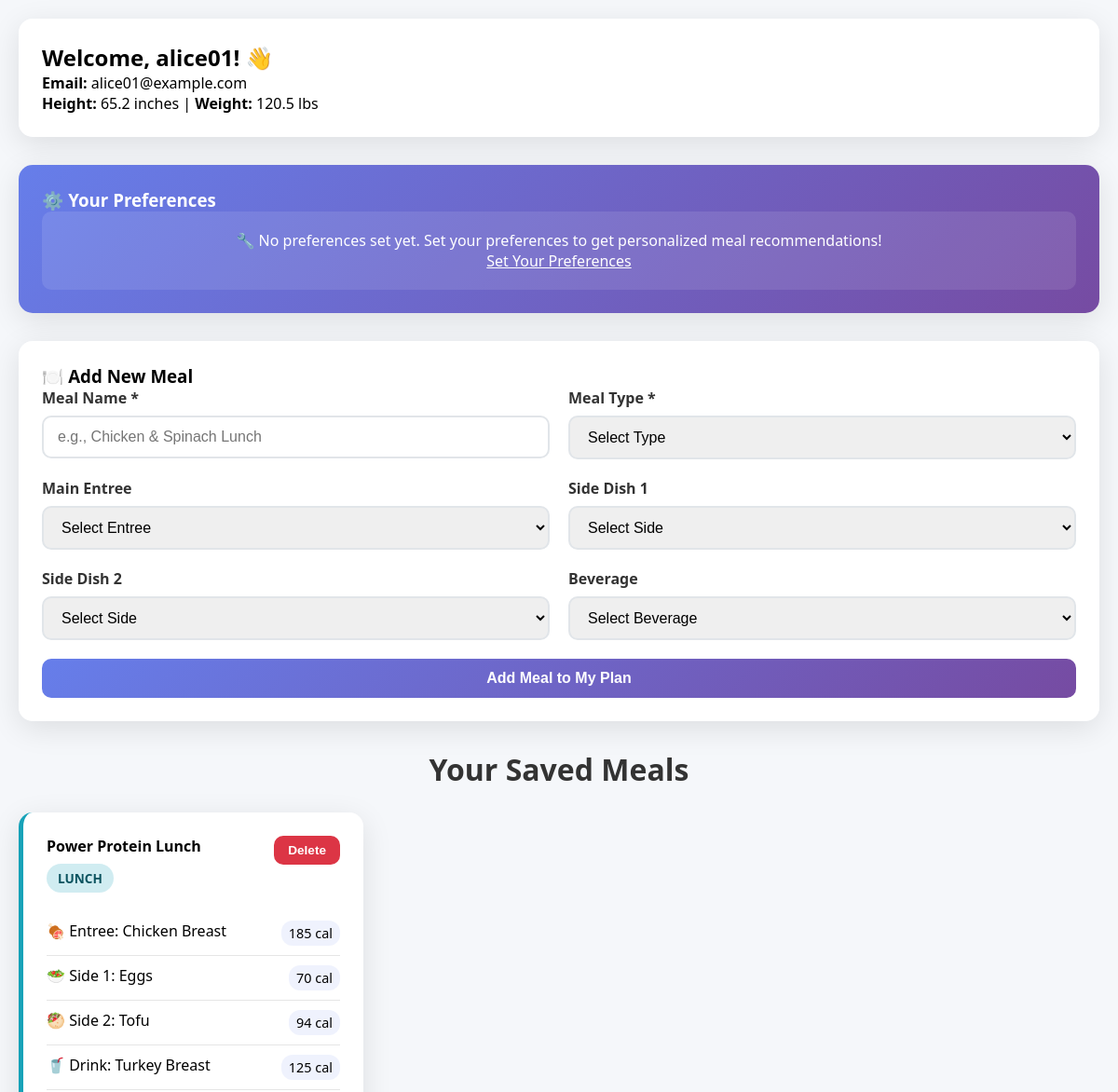
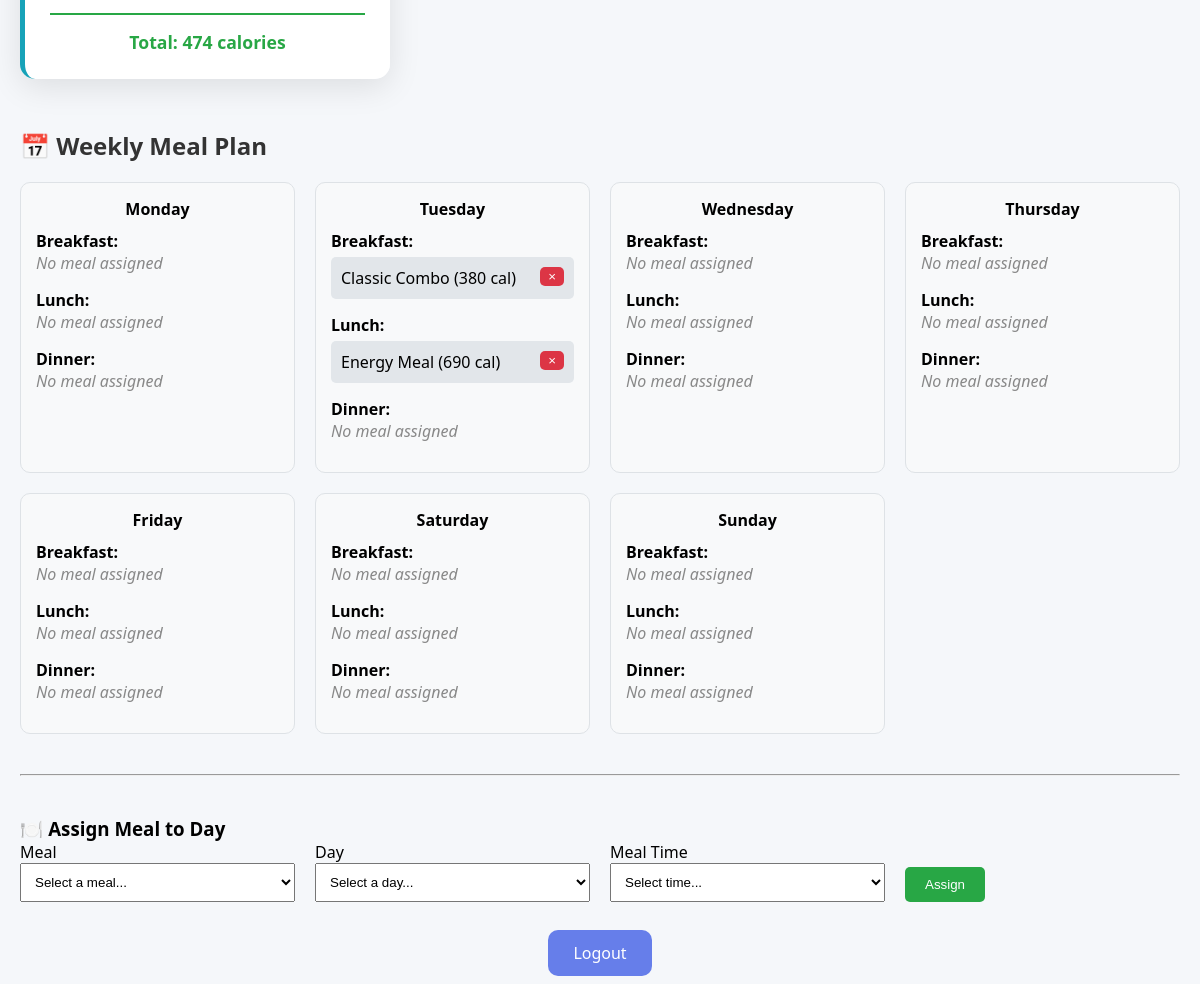
The app's page /pages/mealplanner.php (signed in) with its own data (2 pictures, top to bottom).
### tables this page shows
CREATE TABLE UserMeals ( 
  id INT PRIMARY KEY AUTO_INCREMENT,  

  userID INT NOT NULL,  
  mealName VARCHAR(50),  
  mealType ENUM('breakfast', 'lunch', 'dinner') NOT NULL,  
  planDate DATE,
  created_at DATETIME DEFAULT CURRENT_TIMESTAMP,

  entreeID INT DEFAULT NULL,  
  side1ID INT DEFAULT NULL,  
  side2ID INT DEFAULT NULL,  
  drinkID INT DEFAULT NULL,  

  FOREIGN KEY (userID) REFERENCES Users(userID) ON DELETE CASCADE,  
  FOREIGN KEY (entreeID) REFERENCES Foods(id) ON DELETE SET NULL,  
  FOREIGN KEY (side1ID) REFERENCES Foods(id) ON DELETE SET NULL,  
  FOREIGN KEY (side2ID) REFERENCES Foods(id) ON DELETE SET NULL,  
  FOREIGN KEY (drinkID) REFERENCES Foods(id) ON DELETE SET NULL
);

CREATE TABLE WeeklyPlan (
    id INT PRIMARY KEY AUTO_INCREMENT,
    userID INT NOT NULL,
    meal_id INT NOT NULL,
    day_of_week ENUM('Monday', 'Tuesday', 'Wednesday', 'Thursday', 'Friday', 'Saturday', 'Sunday') NOT NULL,
    meal_type ENUM('breakfast', 'lunch', 'dinner') NOT NULL,
    created_at DATETIME DEFAULT CURRENT_TIMESTAMP,
    
    FOREIGN KEY (userID) REFERENCES Users(userID) ON DELETE CASCADE,
    FOREIGN KEY (meal_id) REFERENCES UserMeals(id) ON DELETE CASCADE,
    
     
    UNIQUE KEY unique_user_day_meal (userID, day_of_week, meal_type),
    
    INDEX idx_user_day (userID, day_of_week),
    INDEX idx_meal_type (meal_type)
);

### database/db.php (called while the page is built, shortened)
<?php
class db {
    private $pdo = null;
    function __construct() {
    try {
        $this->pdo = new PDO (
            "mysql:host=".DB_HOST.";dbname=".DB_NAME.";charset=".DB_CHARSET,
            DB_USER, DB_PASSWORD, [
                PDO::ATTR_ERRMODE => PDO::ERRMODE_EXCEPTION,
                PDO::ATTR_DEFAULT_FETCH_MODE => PDO::FETCH_ASSOC
            ]
        );
    } catch (PDOException $e) {
        echo "ERROR connecting <br>".$e->getMessage();
        return null;
    }
}
    public function selectOne($sql, $params = []) {
    try {
        $this->stmt = $this->pdo->prepare($sql);
        $this->stmt->execute($params);
        return $this->stmt->fetch();
    } catch (PDOException $e) {
        echo "SelectOne Error: " . $e->getMessage();
        return null;
    }
}
      function select ($sql, $data=null) {
          try{
              $this->stmt = $this->pdo->prepare($sql);
              $this->stmt->execute($data);
              return $this->stmt->fetchAll();
          } catch (PDOException $e) {
               echo $sql . "<br>".$e->getMessage();
               return null;
          }
      }
}
$_db = new db();

### pages/mealplanner.php (the view, shortened to what this page needs)
<?php
require_once __DIR__ . '/../database/db.php';
$userID = $_SESSION['userID'];
$userMeals = $_db->select("SELECT um.*, e.name as entree_name, e.calories_per_serving as entree_calories, s1.name as side1_name, s1.calories_per_serving as side1_calories, s2.name as side2_name, s2.calories_per_serving as side2_calories, d.name as drink_name, d.calories_per_serving as drink_calories FROM UserMeals um LEFT JOIN Foods e ON um.entreeID = e.id LEFT JOIN Foods s1 ON um.side1ID = s1.id LEFT JOIN Foods s2 ON um.side2ID = s2.id LEFT JOIN Foods d ON um.drinkID = d.id WHERE um.userID = ? ORDER BY um.mealType, um.mealName", [$userID]);
$userPreferences = $_db->selectOne("SELECT * FROM UserPreferences WHERE userID = ?", [$userID]);
?>
<!DOCTYPE html>
<html lang="en">
<head>
</head>
<body>
<div class="container">
    <div class="card">
        <h2>Welcome, <?= htmlspecialchars($_SESSION['userName']) ?>! 👋</h2>
        <p><strong>Email:</strong> <?= htmlspecialchars($_SESSION['email']) ?></p>
        <?php if ($_SESSION['height'] && $_SESSION['weight']): ?>
            <p><strong>Height:</strong> <?= $_SESSION['height'] ?> inches | <strong>Weight:</strong> <?= $_SESSION['weight'] ?> lbs</p>
        <?php endif; ?>
    </div>
    <div class="card preferences-card">
        <h3>⚙️ Your Preferences</h3>
        <?php if ($userPreferences): ?>
            <div class="preferences-grid">
                <div class="preference-item">
                    <div class="preference-icon">🏃‍♂️</div>
                    <h4>Activity Level</h4>
                    <p><?= ucfirst($userPreferences['activity_level'] ?? 'Not set') ?></p>
                </div>
                <div class="preference-item">
                    <div class="preference-icon">🥗</div>
                    <h4>Dietary Style</h4>
                    <p><?= ucfirst($userPreferences['dietaryStyle'] ?? 'None') ?></p>
                </div>
                <div class="preference-item">
                    <div class="preference-icon">🎯</div>
                    <h4>Goal</h4>
                    <p><?= ucfirst($userPreferences['goal'] ?? 'Not set') ?></p>
                </div>
                <div class="preference-item">
                    <div class="preference-icon">🍽️</div>
                    <h4>Meals Per Day</h4>
                    <p><?= $userPreferences['meals_per_day'] ?? 3 ?></p>
                </div>
                <div class="preference-item">
                    <div class="preference-icon">🔥</div>
                    <h4>Daily Calorie Goal</h4>
                    <p><?= number_format($userPreferences['calorie_goal'] ?? 2000) ?></p>
                </div>
                <?php if ($userPreferences['dietary_preference']): ?>
                <div class="preference-item">
                    <div class="preference-icon">🍴</div>
                    <h4>Dietary Preference</h4>
                    <p><?= htmlspecialchars($userPreferences['dietary_preference']) ?></p>
                </div>
                <?php endif; ?>
            </div>
            <?php if ($userPreferences['allergies'] || $userPreferences['dislikes']): ?>
            <div style="margin-top: 20px;">
                <?php if ($userPreferences['allergies']): ?>
                <div style="margin-bottom: 10px;">
                    <strong>🚫 Allergies:</strong> <?= htmlspecialchars($userPreferences['allergies']) ?>
                </div>
                <?php endif; ?>
                <?php if ($userPreferences['dislikes']): ?>
                <div>
                    <strong>❌ Dislikes:</strong> <?= htmlspecialchars($userPreferences['dislikes']) ?>
                </div>
                <?php endif; ?>
            </div>
            <?php endif; ?>
            <div style="text-align: center; margin-top: 20px;">
                <a href="preferences.php" class="btn btn-secondary">Update Preferences</a>
            </div>
        <?php else: ?>
            <div class="no-preferences">
                <p>🔧 No preferences set yet. Set your preferences to get personalized meal recommendations!</p>
                <a href="preferences.php">Set Your Preferences</a>
            </div>
        <?php endif; ?>
    </div>
    <div class="card">
        <h3>🍽️ Add New Meal</h3>
        <form method="POST">
            <div class="form-row">
                <div class="form-group">
                    <label for="mealName">Meal Name *</label>
                    <input type="text" id="mealName" name="mealName" required placeholder="e.g., Chicken & Spinach Lunch">
                </div>
                <div class="form-group">
                    <label for="mealType">Meal Type *</label>
                    <select id="mealType" name="mealType" required>
                        <option value="">Select Type</option>
                    </select>
                </div>
            </div>
            <div class="form-row">
                <div class="form-group">
                    <label for="entreeID">Main Entree</label>
                    <select id="entreeID" name="entreeID">
                        <option value="">Select Entree</option>
                    </select>
                </div>
                <div class="form-group">
                    <label for="side1ID">Side Dish 1</label>
                    <select id="side1ID" name="side1ID">
                        <option value="">Select Side</option>
                    </select>
                </div>
            </div>
            <div class="form-row">
                <div class="form-group">
                    <label for="side2ID">Side Dish 2</label>
                    <select id="side2ID" name="side2ID">
                        <option value="">Select Side</option>
                    </select>
                </div>
                <div class="form-group">
                    <label for="drinkID">Beverage</label>
                    <select id="drinkID" name="drinkID">
                        <option value="">Select Beverage</option>
                    </select>
                </div>
            </div>
            <button type="submit" class="btn btn-primary">Add Meal to My Plan</button>
        </form>
    </div>
    <h2 class="section-title">Your Saved Meals</h2>
    <?php if ($userMeals): ?>
        <div class="meals-grid">
            <?php foreach ($userMeals as $meal): ?>
                <div class="meal-card <?= $meal['mealType'] ?>">
                    <div class="meal-header">
                        <div>
                            <h4><?= htmlspecialchars($meal['mealName']) ?></h4>
                            <span class="meal-type <?= $meal['mealType'] ?>"><?= ucfirst($meal['mealType']) ?></span>
                        </div>
                        <form method="POST" style="display: inline;" onsubmit="return confirm('Are you sure you want to delete this meal?');">
                            <button type="submit" class="btn btn-danger">Delete</button>
                        </form>
                    </div>
                    <div class="meal-items">
                        <?php
                        $totalCalories = 0;
                        $items = [
                            ['name' => $meal['entree_name'], 'calories' => $meal['entree_calories'], 'icon' => '🍖', 'label' => 'Entree'],
                            ['name' => $meal['side1_name'], 'calories' => $meal['side1_calories'], 'icon' => '🥗', 'label' => 'Side 1'],
                            ['name' => $meal['side2_name'], 'calories' => $meal['side2_calories'], 'icon' => '🥙', 'label' => 'Side 2'],
                            ['name' => $meal['drink_name'], 'calories' => $meal['drink_calories'], 'icon' => '🥤', 'label' => 'Drink']
                        ];
                        foreach ($items as $item) {
                            if ($item['name']) {
                                $calories = $item['calories'] ?? 0;
                                $totalCalories += $calories;
                                echo "<div class='meal-item'><span class='meal-item-name'>{$item['icon']} {$item['label']}: " . htmlspecialchars($item['name']) . "</span><span class='meal-item-calories'>{$calories} cal</span></div>";
                            }
                        }
                        ?>
                        <div class="total-calories">Total: <?= $totalCalories ?> calories</div>
                    </div>
                </div>
            <?php endforeach; ?>
        </div>
    <?php else: ?>
        <div class="no-meals"><p>🍽️ No meals saved yet. Add your first meal above!</p></div>
    <?php endif; ?>
</div>
</body>
</html>
<?php
$userMeals = $_db->select("SELECT * FROM UserMeals WHERE userID = ? ORDER BY mealType, mealName", [$userID]);
$weeklyPlan = $_db->select("
    SELECT wp.*, um.mealName, um.mealType as original_meal_type,
           e.name as entree_name, e.calories_per_serving as entree_calories,
           s1.name as side1_name, s1.calories_per_serving as side1_calories,
           s2.name as side2_name, s2.calories_per_serving as side2_calories,
           d.name as drink_name, d.calories_per_serving as drink_calories
    FROM WeeklyPlan wp
    JOIN UserMeals um ON wp.meal_id = um.id
    LEFT JOIN Foods e ON um.entreeID = e.id
    LEFT JOIN Foods s1 ON um.side1ID = s1.id
    LEFT JOIN Foods s2 ON um.side2ID = s2.id
    LEFT JOIN Foods d ON um.drinkID = d.id
    WHERE wp.userID = ?
    ORDER BY wp.day_of_week, wp.meal_type
", [$userID]);
$plan = [];
$days = ['Monday', 'Tuesday', 'Wednesday', 'Thursday', 'Friday', 'Saturday', 'Sunday'];
$mealTypes = ['breakfast', 'lunch', 'dinner'];
foreach ($days as $day) {
    $plan[$day] = [];
    foreach ($mealTypes as $type) {
        $plan[$day][$type] = null;
    }
}
foreach ($weeklyPlan as $item) {
    $plan[$item['day_of_week']][$item['meal_type']] = $item;
}
?>
<div style="margin-top: 50px;">
    <h2 style="color: #333; margin-bottom: 20px;">📅 Weekly Meal Plan</h2>
    <div style="display: grid; grid-template-columns: repeat(auto-fit, minmax(250px, 1fr)); gap: 20px;">
        <?php foreach ($days as $day): ?>
            <div style="background: #f8f9fa; border: 1px solid #dee2e6; border-radius: 10px; padding: 15px;">
                <h4 style="text-align: center; margin-bottom: 10px;"><?= $day ?></h4>
                <?php foreach ($mealTypes as $mealType): ?>
                    <div style="margin-bottom: 15px;">
                        <strong><?= ucfirst($mealType) ?>:</strong><br>
                        <?php if ($plan[$day][$mealType]): ?>
                            <?php
                            $meal = $plan[$day][$mealType];
                            $calories = ($meal['entree_calories'] ?? 0) + ($meal['side1_calories'] ?? 0) +
                                       ($meal['side2_calories'] ?? 0) + ($meal['drink_calories'] ?? 0);
                            ?>
                            <div style="padding: 10px; background: #e2e6ea; border-radius: 5px; margin-top: 5px;">
                                <?= htmlspecialchars($meal['mealName']) ?> (<?= $calories ?> cal)
                                <form method="POST" style="display:inline;">
                                    <button type="submit" style="float:right; background:#dc3545; color:#fff; border:none; padding: 2px 8px; border-radius:5px;" onclick="return confirm('Remove this meal?')">×</button>
                                </form>
                            </div>
                        <?php else: ?>
                            <em style="color:#888;">No meal assigned</em>
                        <?php endif; ?>
                    </div>
                <?php endforeach; ?>
            </div>
        <?php endforeach; ?>
    </div>
    <hr style="margin: 40px 0;">
    <h3>🍽️ Assign Meal to Day</h3>
    <?php if ($userMeals): ?>
        <form method="POST" style="display:grid; grid-template-columns: repeat(auto-fit, minmax(200px, 1fr)); gap: 20px; align-items: end;">
            <div>
                <label>Meal</label>
                <select name="mealID" required style="width:100%; padding:10px;">
                    <option value="">Select a meal...</option>
                </select>
            </div>
            <div>
                <label>Day</label>
                <select name="day" required style="width:100%; padding:10px;">
                    <option value="">Select a day...</option>
                </select>
            </div>
            <div>
                <label>Meal Time</label>
                <select name="mealType" required style="width:100%; padding:10px;">
                    <option value="">Select time...</option>
                </select>
            </div>
            <div>
                <button type="submit" style="padding:10px 20px; background:#28a745; color:white; border:none; border-radius:5px;">Assign</button>
            </div>
        </form>
    <?php else: ?>
        <p>No meals found. <a href="mealPlanner.php">Create some meals</a> first.</p>
    <?php endif; ?>
</div>
 <div class="admin-link">
        <a href="logout.php">Logout</a>
    </div>

### records on screen
usermeals: mealName "Power Protein Lunch", mealType "LUNCH", icon "🍖", label "Entree", name "Chicken Breast", calories "185", icon "🥗", label "Side 1", name "Eggs", calories "70", icon "🥙", label "Side 2", name "Tofu", calories "94", icon "🥤", label "Drink", name "Turkey Breast", calories "125", totalCalories "474"
weeklyplan: mealType "Breakfast", meal.mealName "Classic Combo", calories "380"
weeklyplan: mealType "Lunch", meal.mealName "Energy Meal", calories "690"

### other values on screen
$_SESSION['userName'] "alice01"
$_SESSION['email'] "alice01@example.com"
$_SESSION['height'] "65.2"
$_SESSION['weight'] "120.5"
$day "Monday"
$mealType "Breakfast"
$mealType "Lunch"
$mealType "Dinner"
$day "Tuesday"
$day "Wednesday"
$day "Thursday"
$day "Friday"
$day "Saturday"
$day "Sunday"
